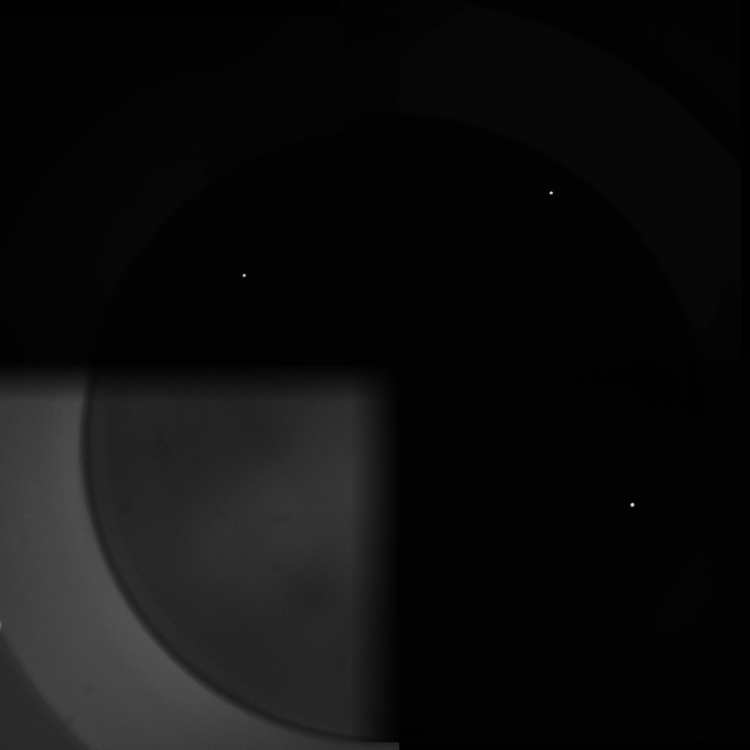
#> input picture well_classifier/normalization study/preprocessing_stages_H1/H1_0_raw.png, 3000 x 3000 px (shown at 1/4 size)
$ python classify_single_cells.py 'normalization study/preprocessing_stages_H1'
#> lines starting #> are read from the running program, lines starting #| are printed output that depends on the picture; after the words box and inside, x2 and y2 are one past the last pixel; in counts of white or black regions, pixels touching at a corner belong together
### well_classifier/core.py
"""Shared image processing primitives for well classification.

Contains dataclasses, constants, image preprocessing, bead segmentation,
file loading, and visualization helpers used by both
`classify_single_cells` and `measure_concentration`.
"""

import re
import sys
from dataclasses import dataclass, asdict, field
from pathlib import Path
from typing import Optional

import cv2
import numpy as np
from scipy import ndimage
from skimage.measure import regionprops, label as sk_label
from skimage.segmentation import watershed
from skimage.feature import peak_local_max


# ---------------------------------------------------------------------------
# Dataclasses
# ---------------------------------------------------------------------------

@dataclass
class BeadInfo:
    area: int
    centroid: tuple[int, int]
    bbox: tuple[int, int, int, int]
    circularity: float
    eccentricity: float
    solidity: float
    mean_intensity: float


@dataclass
class WellResult:
    well_id: str
    label: str  # empty, single, multiple, multiple_clusters, uncertain
    confidence: float
    bead_count: int
    cluster_count: int
    bead_areas: list[int]
    reason: str
    beads: list[dict] = field(default_factory=list)
    clusters: list[dict] = field(default_factory=list)
    faint_objects: list[dict] = field(default_factory=list)


# ---------------------------------------------------------------------------
# Constants
# ---------------------------------------------------------------------------

# Single bead: median area ~250px² post-watershed at 3000px reference resolution
REFERENCE_DIM = 3000  # all area thresholds calibrated at this resolution
DEFAULTS = {
    "min_area": 25,       # below this = noise/debris
    "max_area": 800,      # above this = unsplit cluster
    "intensity_thresh": None,     # None = Otsu
    "min_circularity": 0.50,
    "watershed_min_distance": 4,  # min distance between watershed seeds
}

WELL_ROWS = "ABCDEFGH"
WELL_COLS = range(1, 13)


# ---------------------------------------------------------------------------
# Per-quadrant background normalization
# ---------------------------------------------------------------------------

def normalize_quadrants(gray: np.ndarray) -> tuple[np.ndarray, list[float]]:
    """Normalize background across 2x2 montage quadrants.

    Monomer platform images are 2x2 stitched sprites where each quadrant may
    have independent autocontrast.  This estimates the background of each
    quadrant (median pixel value) and multiplicatively rescales each to a fixed
    reference level.

    Returns (corrected_image, [med_TL, med_TR, med_BL, med_BR]).
    """
    h, w = gray.shape
    mh, mw = h // 2, w // 2
    quads = [
        (slice(0, mh), slice(0, mw)),       # TL
        (slice(0, mh), slice(mw, w)),        # TR
        (slice(mh, h), slice(0, mw)),        # BL
        (slice(mh, h), slice(mw, w)),        # BR
    ]
    medians = [float(np.median(gray[r, c])) for r, c in quads]
    ref = 3.0
    out = gray.copy()
    for (r, c), med in zip(quads, medians):
        if med > ref:
            scale = ref / med
            out[r, c] = np.clip(gray[r, c].astype(np.float32) * scale, 0, 255).astype(np.uint8)
    return out, medians


# ---------------------------------------------------------------------------
# Seam masking
# ---------------------------------------------------------------------------

def mask_seams(gray: np.ndarray, medians: list[float], seam_w: int = 60) -> np.ndarray:
    """Zero out stitching seams between quadrants with large intensity mismatch.

    Only masks the half of the seam where the mismatch actually occurs, so a
    TL/TR mismatch won't blank the bottom half of the vertical seam.

    Must be called AFTER resize so the mask covers the full seam width at
    detection resolution (resize interpolation can smear pre-resize masks).
    """
    h, w = gray.shape
    mh, mw = h // 2, w // 2
    ratio_thresh = 5.0
    med_tl, med_tr, med_bl, med_br = medians

    def _mismatch(a: float, b: float) -> bool:
        lo, hi = min(a, b), max(a, b)
        return hi / max(lo, 0.5) > ratio_thresh

    out = gray.copy()
    x0 = max(0, mw - seam_w)
    x1 = min(w, mw + seam_w + 1)
    # Vertical seam — mask each half independently
    if _mismatch(med_tl, med_tr):
        out[:mh, x0:x1] = 0
    if _mismatch(med_bl, med_br):
        out[mh:, x0:x1] = 0
    # Horizontal seam — mask each half independently
    y0 = max(0, mh - seam_w)
    y1 = min(h, mh + seam_w + 1)
    if _mismatch(med_tl, med_bl):
        out[y0:y1, :mw] = 0
    if _mismatch(med_tr, med_br):
        out[y0:y1, mw:] = 0
    return out


# ---------------------------------------------------------------------------
# Well ROI mask
# ---------------------------------------------------------------------------

def well_roi_mask(gray: np.ndarray,
                  center_frac: tuple[float, float] = (0.48, 0.50),
                  radius_frac: float = 0.43) -> np.ndarray:
    """Mask pixels outside the circular well ROI."""
    h, w = gray.shape
    cx = int(w * center_frac[0])
    cy = int(h * center_frac[1])
    radius = int(min(h, w) * radius_frac)
    Y, X = np.ogrid[:h, :w]
    mask = ((X - cx) ** 2 + (Y - cy) ** 2) <= radius ** 2
    out = gray.copy()
    out[~mask] = 0
    return out


# ---------------------------------------------------------------------------
# Preprocessing pipeline
# ---------------------------------------------------------------------------

def preprocess_well_image(img: np.ndarray, reference_dim: int = REFERENCE_DIM) -> tuple[np.ndarray, list[float], np.ndarray]:
    """Consolidate grayscale conversion, quadrant normalization, resize, seam
    masking, and well ROI masking into a single call.

    Returns (preprocessed_gray, quad_medians).
    """
    if len(img.shape) == 3:
        gray = cv2.cvtColor(img, cv2.COLOR_BGR2GRAY)
    else:
        gray = img.copy()

    # Normalize quadrant backgrounds BEFORE resize
    gray, quad_medians = normalize_quadrants(gray)

    # Normalize to reference resolution
    h, w = gray.shape
    long_side = max(h, w)
    if long_side != reference_dim:
        scale = reference_dim / long_side
        gray = cv2.resize(gray, (int(w * scale), int(h * scale)),
                          interpolation=cv2.INTER_AREA if scale < 1 else cv2.INTER_LINEAR)

    # Mask seams AFTER resize — but keep pre-mask copy for rescue
    gray_pre_seam = gray.copy()
    gray = mask_seams(gray, quad_medians)

    # Mask outside well
    gray = well_roi_mask(gray)
    gray_pre_seam = well_roi_mask(gray_pre_seam)

    return gray, quad_medians, gray_pre_seam


# ---------------------------------------------------------------------------
# Core detection with watershed
# ---------------------------------------------------------------------------

def segment_beads(
    gray: np.ndarray,
    intensity_thresh: Optional[int] = None,
    min_area: int = 25,
    max_area: int = 800,
    min_distance: int = 4,
    min_circularity: float = 0.50,
) -> tuple[np.ndarray, list[BeadInfo], list[BeadInfo]]:
    """Segment fluorescent beads using thresholding + watershed.

    Returns (labeled_image, beads, clusters).
    Beads are objects within [min_area, max_area].
    Clusters are objects above max_area (unsplit clumps).
    """
    working = gray.copy()

    blurred = cv2.GaussianBlur(working, (5, 5), 0)

    roi_pixels = blurred.ravel()
    if len(roi_pixels) == 0:
        return np.zeros_like(gray, dtype=np.int32), [], []
    max_intensity = int(roi_pixels.max())
    if max_intensity < 25:
        return np.zeros_like(gray, dtype=np.int32), [], []

    MIN_THRESH_FLOOR = 15
    if intensity_thresh is not None:
        _, binary = cv2.threshold(blurred, intensity_thresh, 255, cv2.THRESH_BINARY)
    else:
        thresh_val, _ = cv2.threshold(blurred, 0, 255, cv2.THRESH_BINARY + cv2.THRESH_OTSU)
        thresh_val = max(thresh_val, MIN_THRESH_FLOOR)
        _, binary = cv2.threshold(blurred, thresh_val, 255, cv2.THRESH_BINARY)

    kernel = cv2.getStructuringElement(cv2.MORPH_ELLIPSE, (3, 3))
    binary = cv2.morphologyEx(binary, cv2.MORPH_OPEN, kernel)

    cc_labeled, n_cc = ndimage.label(binary)
    if n_cc == 0:
        return np.zeros_like(gray, dtype=np.int32), [], []

    dist = ndimage.distance_transform_edt(binary)
    coords = peak_local_max(dist, min_distance=min_distance, labels=binary)

    if len(coords) == 0:
        return np.zeros_like(gray, dtype=np.int32), [], []

    markers_clean = np.zeros_like(binary, dtype=np.int32)
    for i, (y, x) in enumerate(coords, start=1):
        markers_clean[y, x] = i

    labeled = watershed(-dist, markers_clean, mask=binary)
    props = regionprops(labeled, intensity_image=working)

    beads = []
    clusters = []
    valid_labeled = np.zeros_like(labeled)

    for prop in props:
        area = prop.area
        if area < min_area:
            continue

        perimeter = prop.perimeter
        circularity = (4 * np.pi * area) / (perimeter ** 2) if perimeter > 0 else 0

        info = BeadInfo(
            area=area,
            centroid=(int(prop.centroid[0]), int(prop.centroid[1])),
            bbox=(int(prop.bbox[1]), int(prop.bbox[0]),
                  int(prop.bbox[3]), int(prop.bbox[2])),
            circularity=circularity,
            eccentricity=prop.eccentricity,
            solidity=prop.solidity,
            mean_intensity=prop.intensity_mean if hasattr(prop, 'intensity_mean') else prop.mean_intensity,
        )

        if circularity < 0.3 or prop.eccentricity > 0.95:
            continue

        if area > max_area:
            clusters.append(info)
        else:
            beads.append(info)
        valid_labeled[labeled == prop.label] = len(beads) + len(clusters)

    return valid_labeled, beads, clusters


# ---------------------------------------------------------------------------
# Merged-bead intensity profile check
# ---------------------------------------------------------------------------

# [18 lines left out: function check_multimodal_intensity, not called in this run]


# ---------------------------------------------------------------------------
# File loading
# ---------------------------------------------------------------------------

def parse_well_id_from_filename(filepath: str | Path) -> str:
    """Extract well ID from filename or parent directory.

    Supports A1, A01, well_A1, row0_col0 in filename.
    Falls back to parent directory name if it matches a valid well ID (e.g., A1/).
    """
    filepath = Path(filepath)
    stem = filepath.stem.upper()

    match = re.search(r'([A-H])\s*0?(\d{1,2})', stem)
    if match:
        row, col = match.group(1), int(match.group(2))
        if 1 <= col <= 12:
            return f"{row}{col}"

    match = re.search(r'ROW\s*(\d+).*COL\s*(\d+)', stem)
    if match:
        row_idx, col_idx = int(match.group(1)), int(match.group(2))
        if row_idx < 8 and col_idx < 12:
            return f"{WELL_ROWS[row_idx]}{col_idx + 1}"

    # Fallback: check if parent directory is a valid well ID (Monomer layout)
    parent_name = filepath.parent.name.upper()
    match = re.match(r'^([A-H])0?(\d{1,2})$', parent_name)
    if match:
        row, col = match.group(1), int(match.group(2))
        if 1 <= col <= 12:
            return f"{row}{col}"

    return filepath.stem


def load_well_images(
    image_dir: Path,
    extensions: tuple[str, ...] = (".tiff", ".tif", ".png", ".jpg", ".jpeg", ".bmp"),
) -> list[tuple[str, np.ndarray, Path]]:
    """Discover and load well images from a directory.

    Returns list of (well_id, image_array, source_path).
    """
    image_files = sorted(
        f for f in image_dir.rglob("*")
        if f.is_file() and f.suffix.lower() in extensions
    )

    if not image_files:
        print(f"No images found in {image_dir}", file=sys.stderr)
        return []

    print(f"Processing {len(image_files)} images from {image_dir}")

    loaded = []
    for img_path in image_files:
        image = cv2.imread(str(img_path), cv2.IMREAD_UNCHANGED)
#> image is the input picture: shape (3000, 3000); min 0, max 255, mean 14.4
        if image is None:
            print(f"  Warning: could not read {img_path.name}", file=sys.stderr)
            continue
        well_id = parse_well_id_from_filename(img_path)
        loaded.append((well_id, image, img_path))

    return loaded


# ---------------------------------------------------------------------------
# Per-bead confidence scoring (for visualization)
# ---------------------------------------------------------------------------

# [171 lines left out: functions _bead_confidence, _bead_color, debug_overlay, annotated_bead_image, results_to_mcp_payload, not called in this run]

### well_classifier/classify_single_cells.py
"""Single-cell detection tool for 96-well plate fluorescence microscopy.

Classifies well images as:
  - empty: no beads detected
  - single: exactly one bead detected
  - multiple: two or more beads detected
  - multiple_clusters: beads plus unsplit clusters
  - uncertain: detection ambiguous (flagged for human review)

Usage:
    python -m well_classifier.classify_single_cells <image_dir> [--output-dir DIR] [--annotate] [--debug]
"""

import argparse
import json
import sys
from dataclasses import asdict
from datetime import date
from pathlib import Path
from typing import Optional

import cv2
import numpy as np

from .core import (
    BeadInfo, WellResult, REFERENCE_DIM, DEFAULTS, WELL_ROWS, WELL_COLS,
    preprocess_well_image, segment_beads, load_well_images,
    debug_overlay, annotated_bead_image, results_to_mcp_payload,
    check_multimodal_intensity,
)


# ---------------------------------------------------------------------------
# Classification
# ---------------------------------------------------------------------------

def classify_well(
    image: np.ndarray,
    well_id: str = "unknown",
    min_area: int = 50,
    max_area: int = 8000,
    intensity_thresh: Optional[int] = None,
    min_circularity: float = 0.50,
    watershed_min_distance: int = 10,
    **_kwargs,
) -> WellResult:
    """Classify a single well image for single-cell detection."""
    gray, _quad_medians, _gray_pre_seam = preprocess_well_image(image)

    labeled, beads, clusters = segment_beads(
        gray, intensity_thresh,
        min_area, max_area, watershed_min_distance, min_circularity,
    )

    areas = [b.area for b in beads]
    bead_dicts = [asdict(b) for b in beads]
    cluster_dicts = [asdict(c) for c in clusters]
    bead_count = len(beads)
    cluster_count = len(clusters)
    total_objects = bead_count + cluster_count

    result = None

    if total_objects == 0:
        mean_val = gray.mean()
        if mean_val < 15:
            result = WellResult(well_id, "empty", 0.95, 0, 0, areas,
                                "No objects detected, low background",
                                bead_dicts, cluster_dicts)
        else:
            result = WellResult(well_id, "uncertain", 0.40, 0, 0, areas,
                                f"No objects but elevated background (mean={mean_val:.1f})",
                                bead_dicts, cluster_dicts)

    if result is None:
        parts = []
        if bead_count:
            parts.append(f"{bead_count} bead(s)")
        if cluster_count:
            parts.append(f"{cluster_count} cluster(s)")
        reason = ", ".join(parts)

        if total_objects == 1 and cluster_count == 0:
            conf = _single_confidence(beads[0])
            # Check for merged beads via intensity profile
            peak_count = check_multimodal_intensity(
                gray, labeled, beads[0], 1, min_peak_distance=5,
            )
            if peak_count >= 2:
                conf -= 0.15
                reason += f" (multi-peak={peak_count})"
            if conf < 0.60:
                result = WellResult(well_id, "uncertain", conf, 1, 0, areas,
                                    reason, bead_dicts, cluster_dicts)
            else:
                result = WellResult(well_id, "single", conf, 1, 0, areas,
                                    reason, bead_dicts, cluster_dicts)

    if result is None:
        parts = []
        if bead_count:
            parts.append(f"{bead_count} bead(s)")
        if cluster_count:
            parts.append(f"{cluster_count} cluster(s)")
        reason = ", ".join(parts)

        # Check for split artifact when exactly 2 beads, no clusters
        if bead_count == 2 and cluster_count == 0:
            dist = np.sqrt(
                (beads[0].centroid[0] - beads[1].centroid[0]) ** 2
                + (beads[0].centroid[1] - beads[1].centroid[1]) ** 2
            )
            avg_r = np.sqrt(np.mean([b.area for b in beads]) / np.pi)
            if dist < avg_r * 2.5:
                result = WellResult(well_id, "uncertain", 0.50, 2, 0, areas,
                                    f"Two objects very close (dist={dist:.0f}px), "
                                    "may be one bead split by threshold",
                                    bead_dicts, cluster_dicts)

    if result is None:
        label = "multiple_clusters" if cluster_count > 0 else "multiple"
        result = WellResult(well_id, label, 0.90, bead_count, cluster_count,
                            areas, reason, bead_dicts, cluster_dicts)

    # Sensitive resegment pass — find faint objects missed by primary threshold
    primary_centroids = [b.centroid for b in beads + clusters]
    sensitive_beads, sensitive_clusters = _sensitive_resegment(gray)
    sensitive_all = sensitive_beads + sensitive_clusters
    faint_dicts = []
    for sb in sensitive_all:
        sc = sb.centroid
        is_new = True
        for pc in primary_centroids:
            dist = np.sqrt((sc[0] - pc[0]) ** 2 + (sc[1] - pc[1]) ** 2)
            if dist < 30:
                is_new = False
                break
        if is_new:
            faint_dicts.append(asdict(sb))
    result.faint_objects.extend(faint_dicts)

    sensitive_total = len(sensitive_all)
    # Reclassify empty/single if sensitive pass found objects
    if result.label == "empty" and sensitive_total > 0:
        result = WellResult(
            result.well_id, "uncertain", 0.45,
            result.bead_count, result.cluster_count, result.bead_areas,
            result.reason + f" (sensitive pass found {sensitive_total} object(s))",
            result.beads, result.clusters, faint_dicts,
        )
    elif result.label == "single" and sensitive_total > 1:
        result = WellResult(
            result.well_id, "uncertain", 0.50,
            result.bead_count, result.cluster_count, result.bead_areas,
            result.reason + f" (sensitive pass found {sensitive_total} object(s))",
            result.beads, result.clusters, faint_dicts,
        )

    return result


# [17 lines left out: function _single_confidence, not called in this run]


def _sensitive_resegment(
    gray: np.ndarray,
    min_area: int = 15,
    min_circularity: float = 0.40,
    sensitivity_factor: float = 0.5,
) -> tuple[list, list]:
    """Re-segment with a lower threshold to catch faint cells.

    Returns (beads, clusters) from the sensitive pass.
    """
    blurred = cv2.GaussianBlur(gray, (5, 5), 0)
    otsu_val, _ = cv2.threshold(blurred, 0, 255, cv2.THRESH_BINARY + cv2.THRESH_OTSU)
    sensitive_thresh = max(15, int(otsu_val * sensitivity_factor))
    _, beads, clusters = segment_beads(
        gray, intensity_thresh=sensitive_thresh,
        min_area=min_area, max_area=800,
        min_distance=4, min_circularity=min_circularity,
    )
    return beads, clusters


def _apply_area_anomaly_scoring(
    results: list,
    area_ratio_threshold: float = 1.5,
) -> None:
    """Post-process plate results: flag single wells with anomalously large area.

    Modifies results in place.
    """
    single_areas = []
    single_indices = []
    for i, r in enumerate(results):
        if r.label == "single" and r.bead_areas:
            single_areas.append(r.bead_areas[0])
            single_indices.append(i)

    if len(single_areas) < 3:
        return

    median_area = float(np.median(single_areas))

    for idx in single_indices:
        r = results[idx]
        if r.bead_areas[0] > median_area * area_ratio_threshold:
            new_conf = r.confidence - 0.15
            new_label = "uncertain" if new_conf < 0.60 else r.label
            results[idx] = WellResult(
                r.well_id, new_label, new_conf,
                r.bead_count, r.cluster_count, r.bead_areas,
                r.reason + f" (area {r.bead_areas[0]} > {area_ratio_threshold}x median {median_area:.0f})",
                r.beads, r.clusters,
            )


# ---------------------------------------------------------------------------
# Batch processing
# ---------------------------------------------------------------------------

def classify_plate(
    image_dir: Path,
    **kwargs,
) -> tuple[list[WellResult], list[Path]]:
    """Classify all well images in a directory."""
    loaded = load_well_images(image_dir)
#> loaded = 2 items
    results = []
    source_paths = []

    for well_id, image, img_path in loaded:
        result = classify_well(image, well_id, **kwargs)
        results.append(result)
        source_paths.append(img_path)
        print(f"  {well_id}: {result.label} "
              f"(conf={result.confidence:.2f}, beads={result.bead_count}, "
              f"clusters={result.cluster_count})")
#> this loop made 2 passes
#> well_id on pass 1: 'H1'
#> (printed output is left out)
#> pass 1, in preprocess_well_image, `gray, quad_medians = normalize_quadrants(gray)`:
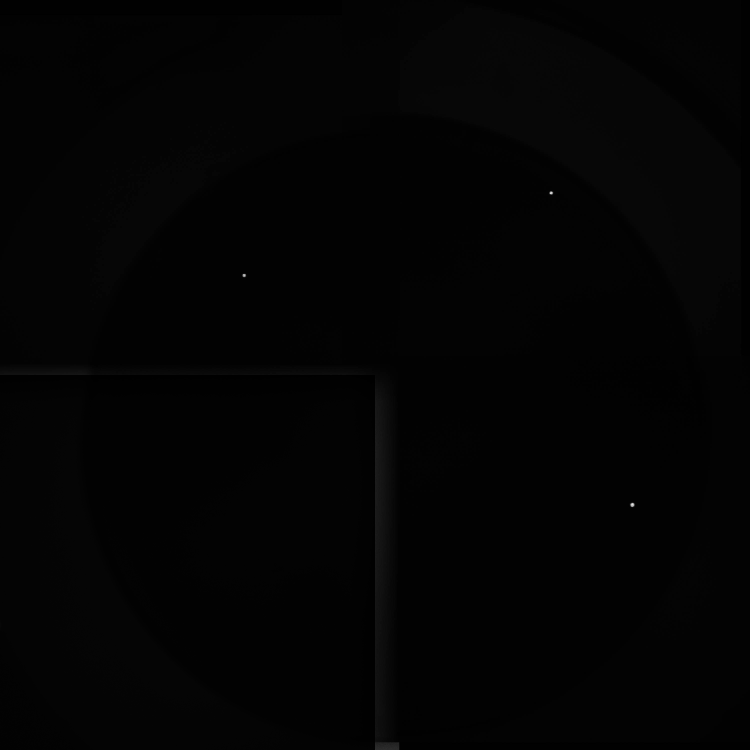
#> gray: shape (3000, 3000) (shown at 1/4 size); min 0, max 255, mean 3.2
#> pass 1, in well_roi_mask, `mask = ((X - cx) ** 2 + (Y - cy) ** 2) <= radius ** 2`:
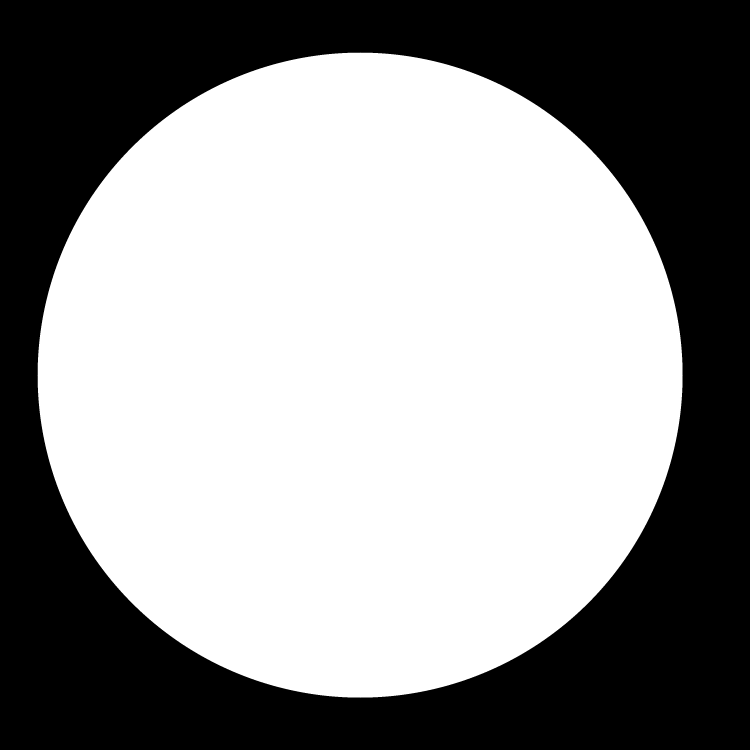
#> mask: shape (3000, 3000) bool (shown at 1/4 size); 58.1% white; 1 black region, box (x1, y1, x2, y2) and area: (0, 0, 3000, 3000) 3772151
#> after the loop, results = 2 items; source_paths = 2 items

    _apply_area_anomaly_scoring(results)
#> (the rest of the program and of its run is left out)
